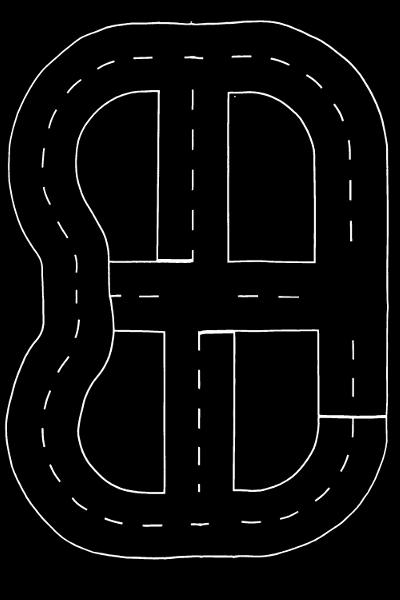
//> input picture captures/Lab_map_600x400.png, 400 x 600 px
$ ./forcemap_generator   (built with g++ and OpenCV 4)
//> lines starting //> are read from the running program, lines starting //| are printed output that depends on the picture; after the words box and inside, x2 and y2 are one past the last pixel; in counts of white or black regions, pixels touching at a corner belong together
//> in CreateMaps, src is the input picture: 600 rows x 400 cols, CV_8UC1; min 0, max 255, mean 9
### catkin_ws_user/src/test/src/utility.h
/*
 * utility.h
 *
 *  Created on: Jun 8, 2018
 *      Author: sh
 */

#ifndef SRC_UTILITY_H_
#define SRC_UTILITY_H_

#include <opencv2/core.hpp>
#include <math.h>

using namespace cv;

// convenience functions

// [12 lines left out: functions GetDistance, GetDistance, GetVectorLength, not called in this run]

#endif /* SRC_UTILITY_H_ */

### catkin_ws_user/src/test/src/forcemap_generator.cpp
/*
 * forcemap_generator.cpp
 *
 *  Created on: May 29, 2018
 *      Author: sh
 */

// c++
#include <iostream>
#include <math.h>
// opencv
#include "opencv2/imgcodecs.hpp"
#include "opencv2/highgui.hpp"
#include "opencv2/imgproc.hpp"

#include "utility.h"

using namespace cv;
using namespace std;

/**
 * generates a force map like in the paper:
 * http://page.mi.fu-berlin.de/rojas/2003/matrix.pdf
 * (p.5)
 */
class CForceMapGenerator
{
private:
	// class vars
	Mat m_oImage;
	Mat2d m_oForceMap;
	Mat2d m_oDistanceMap;
	const double EXP_CONST = 10;


	// private methods

	void CreateForceMap()
	{
		// border for map border
		Rect border(Point(0,0), m_oImage.size());
//> border = Rect(0, 0, 400, 600)
		rectangle(m_oImage, border, Scalar(255));
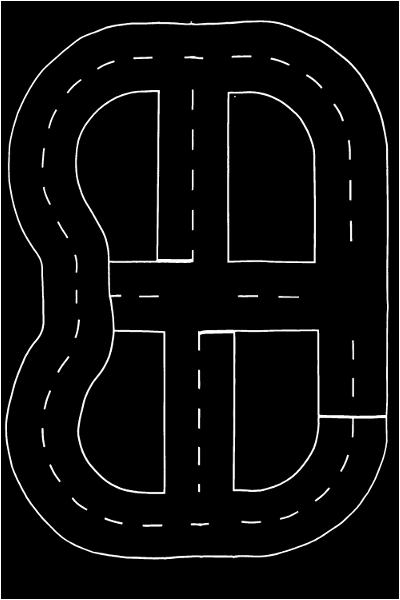
//> m_oImage: 600 rows x 400 cols, CV_8UC1; 0.83% of pixels changed, all inside (x1, y1, x2, y2) = (0, 0, 400, 600)

		// make bigger mat and put map in the center of it
		Mat oWorkingMat = Mat::zeros(m_oImage.size() * 2, CV_8UC1);
		Rect roi(m_oImage.cols / 2, m_oImage.rows / 2, m_oImage.cols, m_oImage.rows);
//> roi = Rect(200, 300, 400, 600)
		m_oImage.copyTo(oWorkingMat(roi));
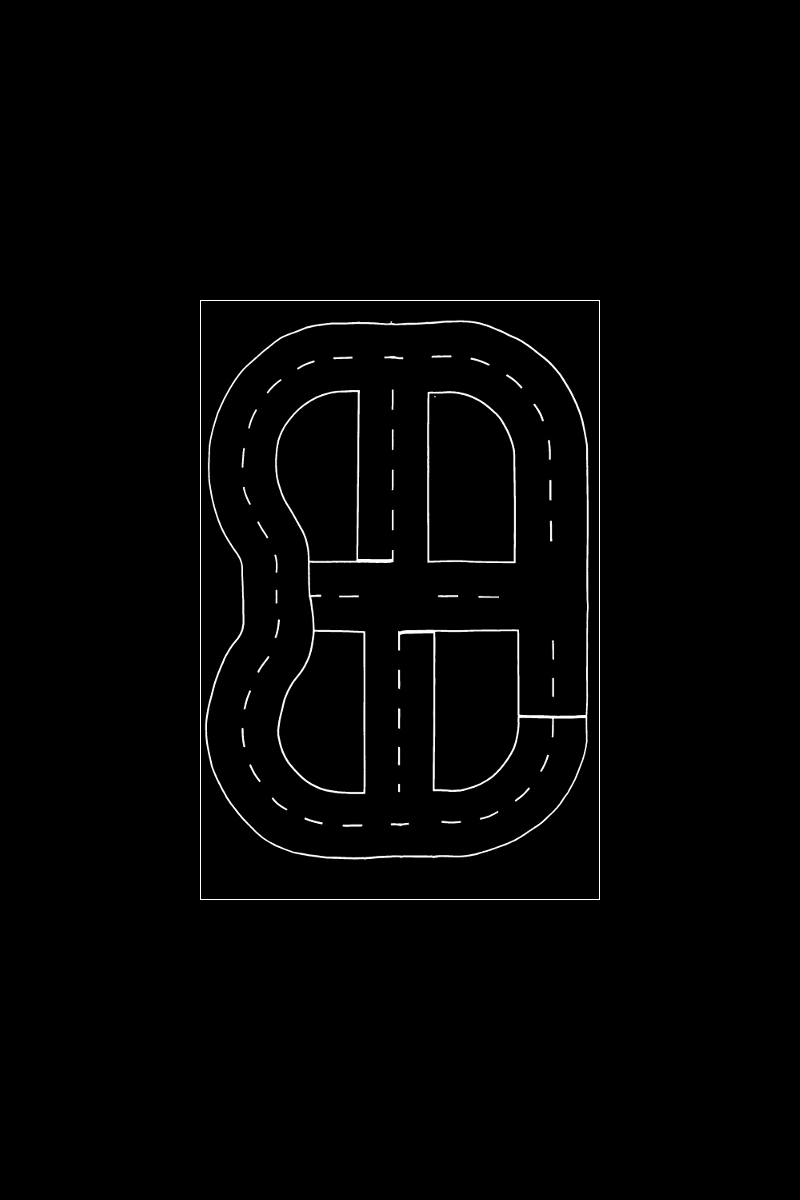
//> oWorkingMat: 1200 rows x 800 cols, CV_8UC1; min 0, max 255, mean 2.8

		// create empty forcemap and distancemap
//> (the run ends here: the program needs code that is not available in this run, at `m_oForceMap = Mat2d::zeros(MAP_SIZE.height, MAP_SIZE.width);`)

$ run again, with captures/image_street.png copied over captures/Lab_map_600x400.png
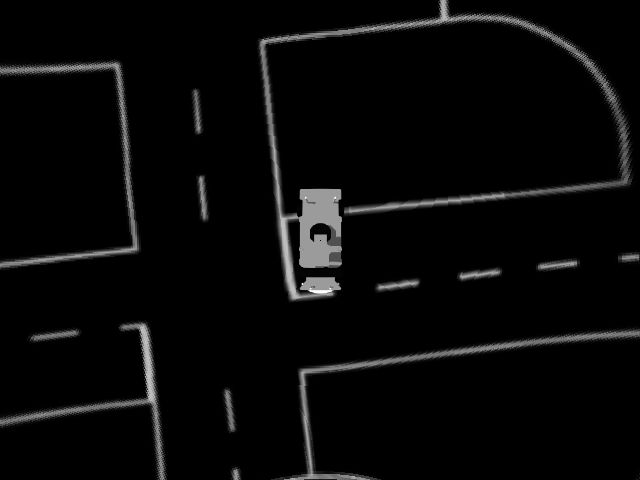
//> input picture captures/image_street.png, 640 x 480 px
//> in CreateMaps, src is the input picture: 480 rows x 640 cols, CV_8UC1; min 0, max 255, mean 8.7
//> in CreateForceMap, `rectangle(m_oImage, border, Scalar(255));`:
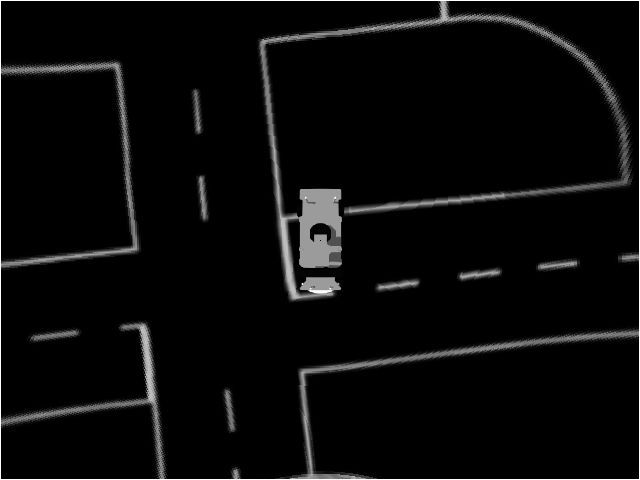
//> m_oImage: 480 rows x 640 cols, CV_8UC1; 0.73% of pixels changed, all inside (x1, y1, x2, y2) = (0, 0, 640, 480)
//> in CreateForceMap, `m_oImage.copyTo(oWorkingMat(roi));`:
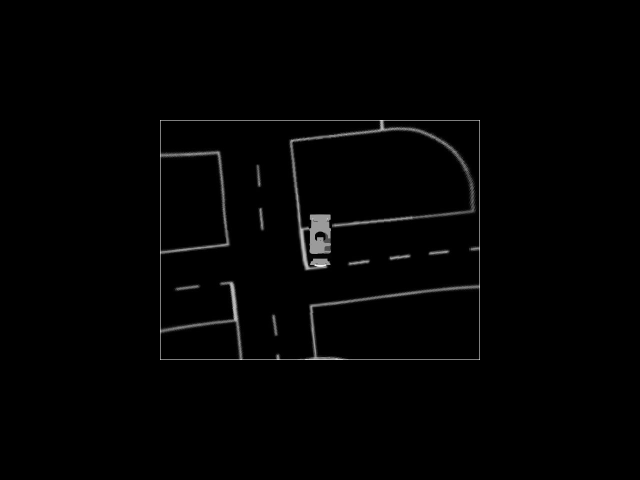
//> oWorkingMat: 960 rows x 1280 cols, CV_8UC1 (shown at 1/2 size); min 0, max 255, mean 2.6

$ run again, with captures/(200,200,0).jpg saved as captures/Lab_map_600x400.png
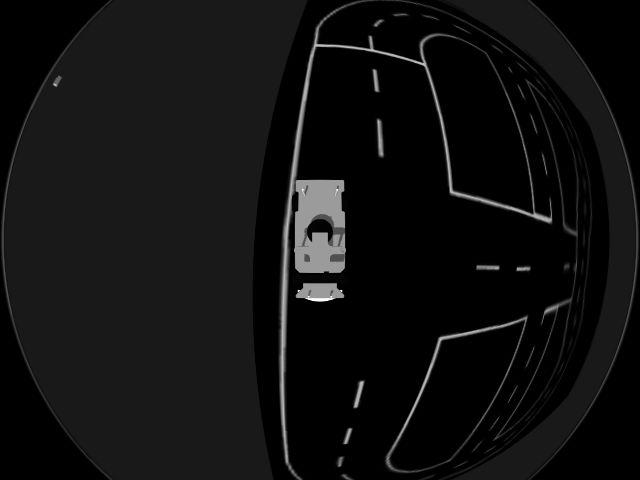
//> input picture captures/(200,200,0).jpg, 640 x 480 px
//> in CreateMaps, src is the input picture: 480 rows x 640 cols, CV_8UC1; min 0, max 255, mean 16.6
//> in CreateForceMap, `rectangle(m_oImage, border, Scalar(255));`:
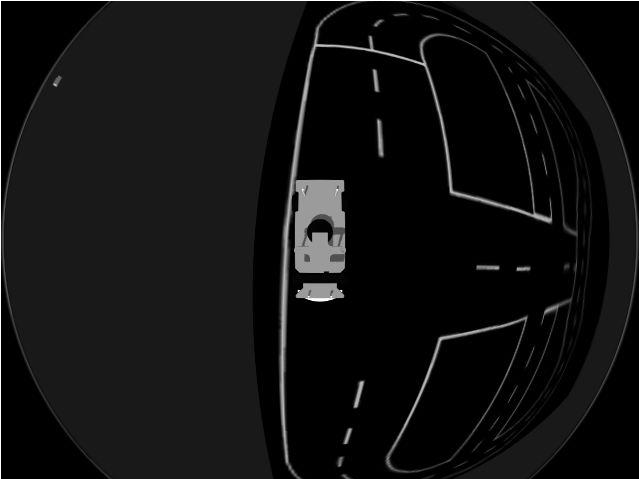
//> m_oImage: 480 rows x 640 cols, CV_8UC1; 0.73% of pixels changed, all inside (x1, y1, x2, y2) = (0, 0, 640, 480)
//> in CreateForceMap, `m_oImage.copyTo(oWorkingMat(roi));`:
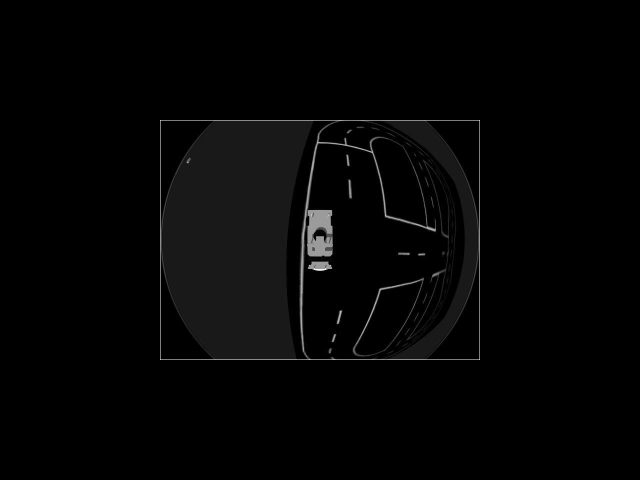
//> oWorkingMat: 960 rows x 1280 cols, CV_8UC1 (shown at 1/2 size); min 0, max 255, mean 4.6
